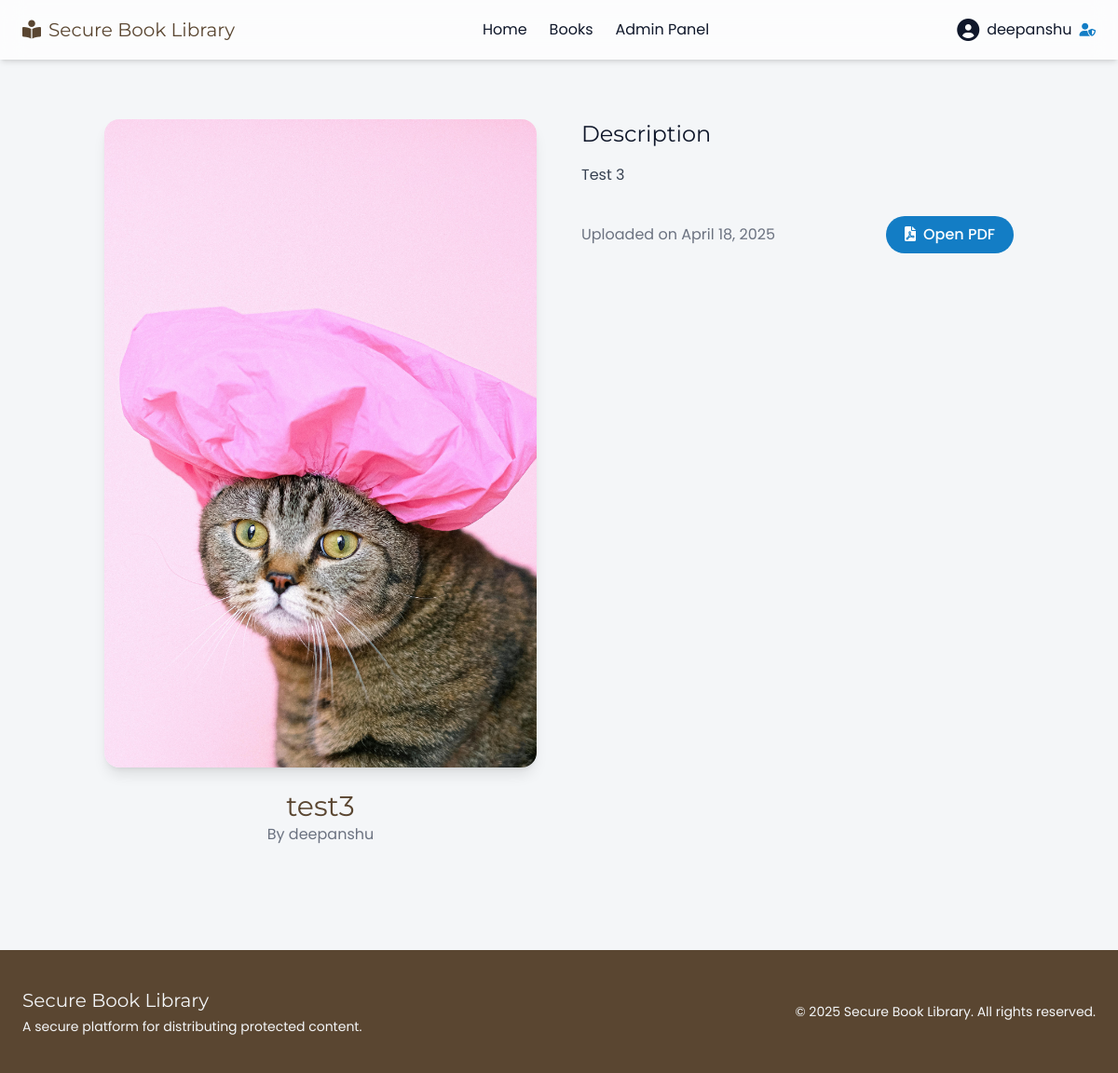
The page /books/4/ (signed in) on the database its author committed.
### accounts/models.py (models this page shows)
class User(AbstractUser):
    is_admin = models.BooleanField(default=False)

### books/models.py (models this page shows, shortened)
class Book(models.Model):
    title = models.CharField(max_length=200)
    author = models.CharField(max_length=200)
    description = models.TextField()
    cover_image = models.ImageField(upload_to='covers/')
    pdf_file = models.FileField(upload_to='pdfs/')
    password = models.CharField(
        max_length=50,
        help_text="Password used to encrypt this PDF",
    )
    upload_date = models.DateTimeField(default=timezone.now)

### books/views.py (the view)
# urls.py: path('<int:pk>/', views.BookDetailView.as_view(), name='book_detail'),
class BookDetailView(LoginRequiredMixin, DetailView):
    model = Book
    template_name = 'books/book_detail.html'
    context_object_name = 'book'
    def get_context_data(self, **kwargs):
        context = super().get_context_data(**kwargs)
        if not self.request.user.is_admin:
            try:
                access_request = AccessRequest.objects.get(user=self.request.user, book=self.object)
                context['access_request'] = access_request
            except AccessRequest.DoesNotExist:
                context['access_form'] = AccessRequestForm(initial={'book': self.object})
        return context

### templates/books/book_detail.html (shortened to what this page needs)
{% extends 'base.html' %}
{% load static %}
{% block content %}
<section class="max-w-5xl mx-auto px-6 py-16 grid lg:grid-cols-2 gap-12">
  <div class="space-y-6">
    <img src="{{ book.cover_image.url }}"
         alt="{{ book.title }}"
         class="w-full rounded-2xl shadow-lg object-cover">
    <div class="text-center">
      <h1 class="font-heading text-3xl text-primary">{{ book.title }}</h1>
      <p class="font-body text-gray-500">By {{ book.author }}</p>
    </div>
  </div>
  <div class="space-y-8">
    <div class="space-y-4">
      <h2 class="font-heading text-2xl">Description</h2>
      <p class="font-body text-gray-700">{{ book.description }}</p>
    </div>
    <div class="flex justify-between items-center">
      <span class="font-body text-gray-500">Uploaded on {{ book.upload_date|date:"F j, Y" }}</span>
      {% if user.is_admin %}
      <a href="{{ book.pdf_file.url }}" target="_blank"
         class="font-medium px-5 py-2 bg-secondary text-white rounded-full hover:bg-blue-700 transition">
        <i class="fas fa-file-pdf mr-2"></i>Open PDF
      </a>
      {% endif %}
    </div>
  </div>
</section>
{% endblock %}

### templates/base.html (shortened to what this page needs)
<!DOCTYPE html>
<html lang="en">
<head>
  <script src="https://cdn.tailwindcss.com"></script>
  <link rel="stylesheet" href="https://cdnjs.cloudflare.com/ajax/libs/font-awesome/6.0.0/css/all.min.css" />
</head>
<body class="bg-light text-dark font-body">
<nav class="bg-white/70 backdrop-blur-md shadow-md sticky top-0 z-50">
  <div class="max-w-7xl mx-auto px-6 py-4 flex justify-between items-center">
    <a href="{% url 'home' %}" class="flex items-center space-x-2 font-heading text-xl text-primary">
      <i class="fas fa-book-reader"></i>
      <span>Secure Book Library</span>
    </a>
    <div class="hidden md:flex items-center space-x-6 font-body">
      <a href="{% url 'home' %}" class="hover:text-secondary transition">Home</a>
      <a href="{% url 'book_list' %}" class="hover:text-secondary transition">Books</a>
      {% if user.is_authenticated and user.is_admin %}
        <a href="{% url 'admin_panel' %}" class="hover:text-secondary transition">Admin Panel</a>
      {% endif %}
    </div>
    <div class="hidden md:flex items-center space-x-4 font-body">
      {% if user.is_authenticated %}
      <div x-data="{ open: false }" class="relative">
        <button @click="open = !open" @click.away="open = false" class="flex items-center space-x-2">
          <i class="fas fa-user-circle text-2xl"></i>
          <span>{{ user.username }}</span>
          {% if user.is_admin %}
            <i class="fas fa-user-shield text-sm text-secondary" title="Admin"></i>
          {% endif %}
        </button>
      </div>
      {% else %}
        <a href="{% url 'login' %}" class="hover:text-secondary transition">Login</a>
        <a href="{% url 'signup' %}" class="hover:text-secondary transition">Sign Up</a>
      {% endif %}
    </div>
  </div>
</nav>
  {% block content %}{% endblock %}
  <footer class="bg-primary text-light py-10 mt-12">
    <div class="max-w-7xl mx-auto px-6 flex flex-col md:flex-row justify-between items-center">
      <div class="text-center md:text-left">
        <h5 class="font-heading text-xl">Secure Book Library</h5>
        <p class="mt-1 text-sm">A secure platform for distributing protected content.</p>
      </div>
      <p class="mt-4 md:mt-0 text-sm">&copy; {% now "Y" %} Secure Book Library. All rights reserved.</p>
    </div>
  </footer>
</body>
</html>

### rows shown on the page
User: username "deepanshu"
Book: cover_image (picture), title "test3", author "deepanshu", description "Test 3", upload_date "April 18, 2025"
